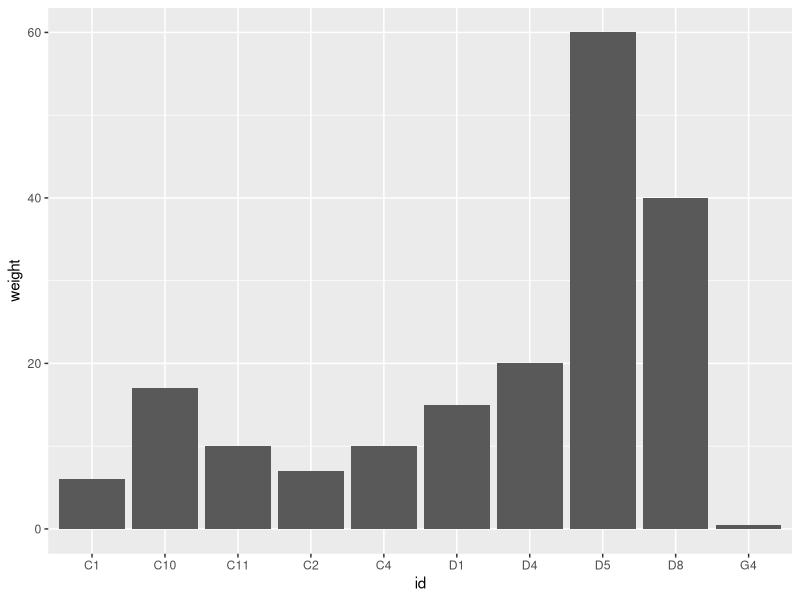
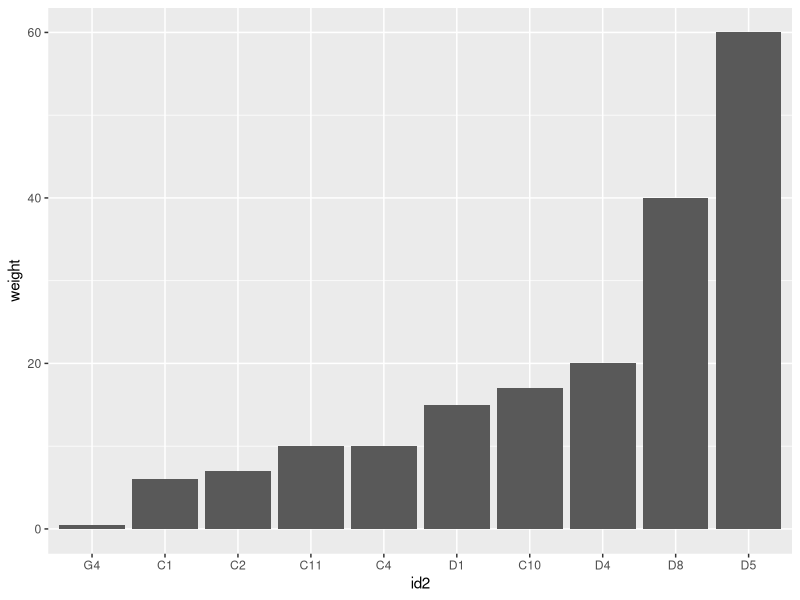
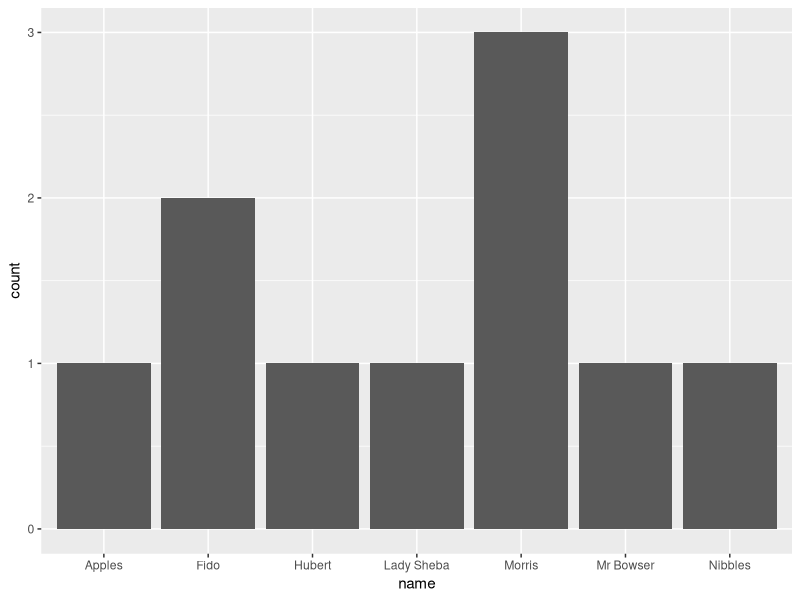
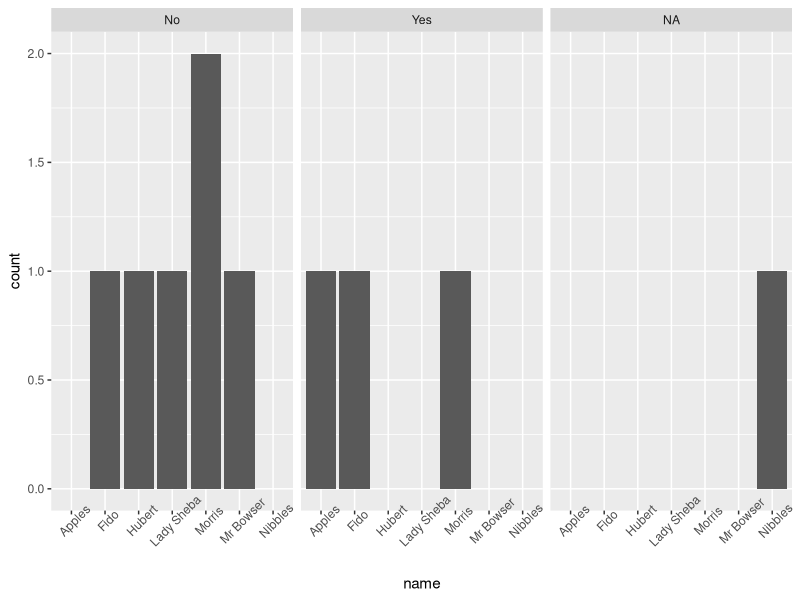
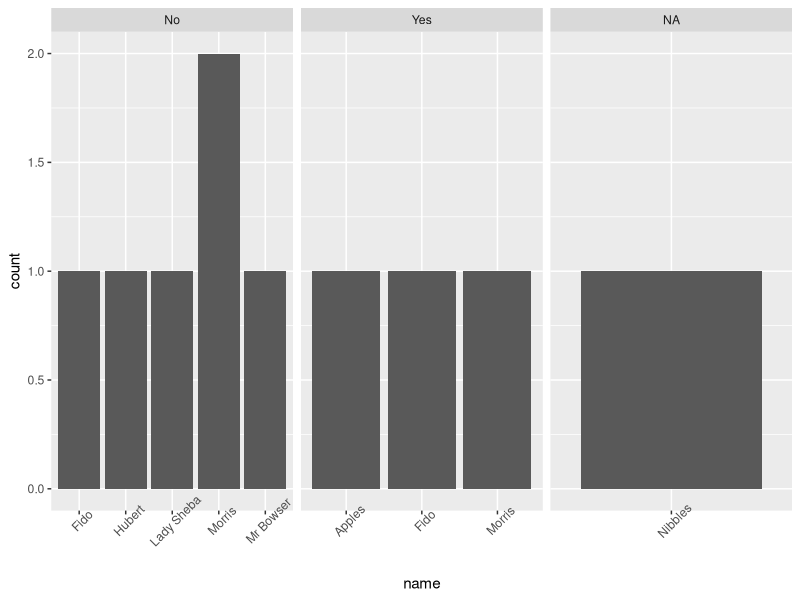
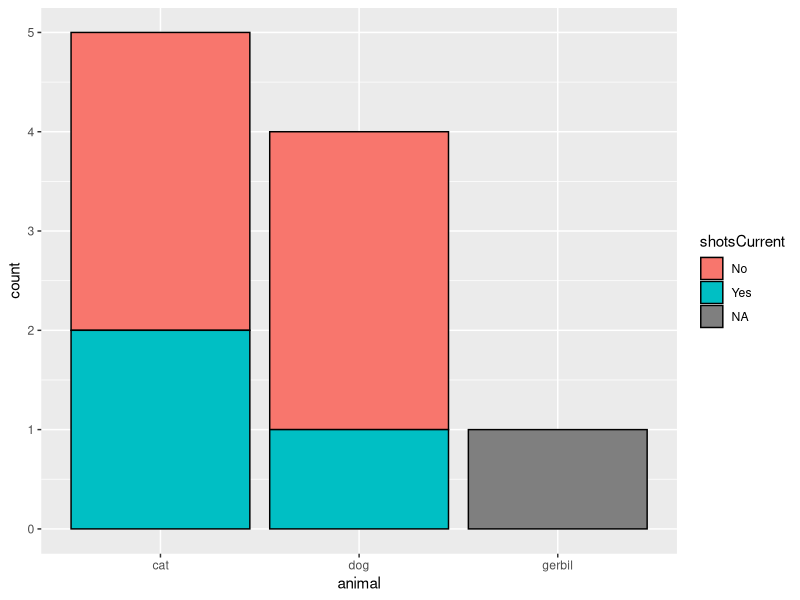
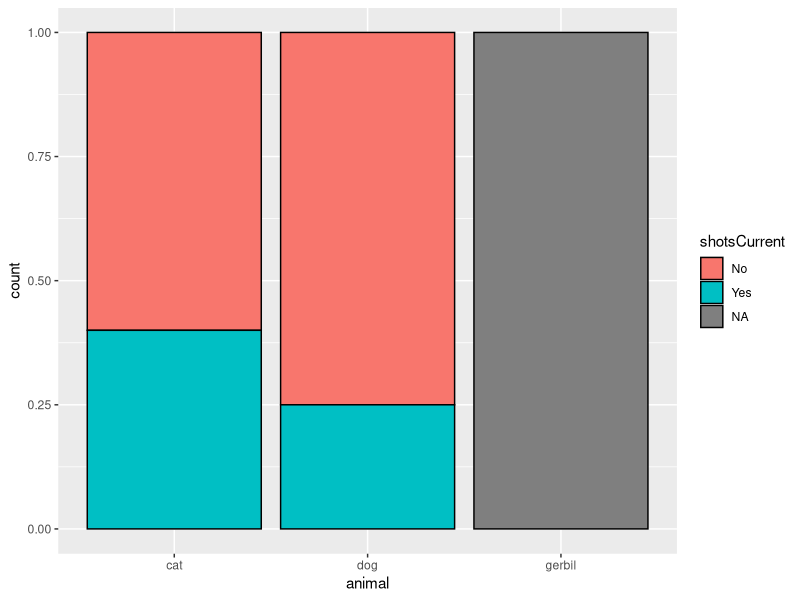
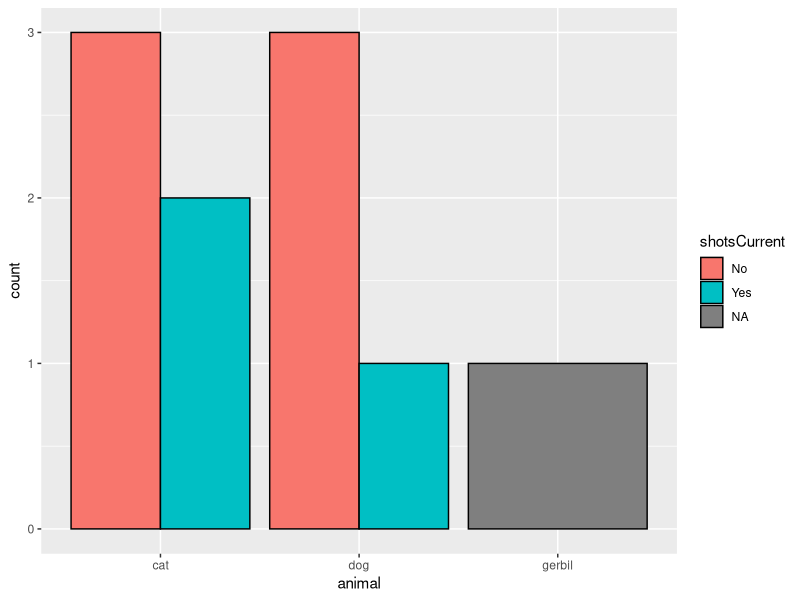

Generate these figures, in order, with R:
## ---- chunk 1
knitr::opts_chunk$set(echo = TRUE)
library(tidyverse)
## ---- chunk 2
##make our table of pets
pets <- data.frame(id=c('C1','C2','D1','D4','D8', 'C4', 'D5', 'C10', "G4", "C11"),
                name=factor(c("Morris", "Morris", "Fido", "Mr Bowser", "Fido", "Lady Sheba", "Hubert", "Apples", "Nibbles", "Morris")),
                weight=c(6,7,15,20,40, 10, 60, 17, 0.5, 10),
                animal=factor(c("cat", "cat", "dog", "dog", "dog", "cat", "dog", "cat", "gerbil", "cat")),
                ##because it's an ordered category, we have to specify 
                ##order as the levels argument
                ageCategory= ordered(c("0-2", "5-8", "5-8", "3-4", "3-4", "5-8", "0-2", "5-8", "0-2","5-8"), 
                                       levels=c("0-2", "3-4", "5-8")),
                shotsCurrent=c("No", "Yes", "No", "No", "Yes", "No", "No", "Yes", NA, "No"))

pets
## ---- chunk 3
ggplot(data=pets, aes(x=id,y=weight)) + geom_bar(stat="identity")
## ---- chunk 4
library(forcats)
pets %>% mutate(id2=fct_reorder(id, weight))  %>% ggplot(aes(x=id2,y=weight)) + geom_bar(stat="identity")
## ---- chunk 5
ggplot(pets, aes(x=name)) + geom_bar()
## ---- chunk 6
ggplot(pets, aes(x=name)) + geom_bar() + 
  ## have to specify facets using notation
  ## try out facets=~ageCategory!
  facet_wrap(facets=~shotsCurrent) + 
  ## we make the x axis x angled for better legibility
  theme(axis.text.x = element_text(angle=45))
## ---- chunk 7
ggplot(pets, aes(x=name)) + geom_bar() + 
  facet_wrap(facets=~shotsCurrent, scale="free_x") +
  theme(axis.text.x = element_text(angle=45))
  
## ---- chunk 8
#we map color (the outline of the plot) to black to make it look prettier
ggplot(pets, aes(x=animal,fill=shotsCurrent)) + geom_bar(color="black")
## ---- chunk 9
ggplot(pets, aes(x=animal,fill=shotsCurrent)) + 
  geom_bar(position = "fill", color = "black")
## ---- chunk 10
ggplot(pets, aes(x=animal,fill=shotsCurrent)) + 
  geom_bar(position="dodge", color="black")

## ---- chunk 11
pets %>% ggplot(aes(x=ageCategory, fill=animal)) + 
  geom_bar(position="fill", color="black") #+ 
  #facet_wrap(facets=~shotsCurrent, scales="free_x")
## ---- chunk 12
ggplot(pets, aes(x=name)) + geom_bar()

## ---- chunk 13
ggplot(pets, aes(x=shotsCurrent, y=weight)) + geom_boxplot()

## ---- chunk 14
ggplot(pets, aes(x=shotsCurrent, y=weight)) + geom_violin()

## ---- chunk 15
data(iris)

ggplot(iris, aes(x=Species, y=Sepal.Length, fill=Species)) + geom_violin()
